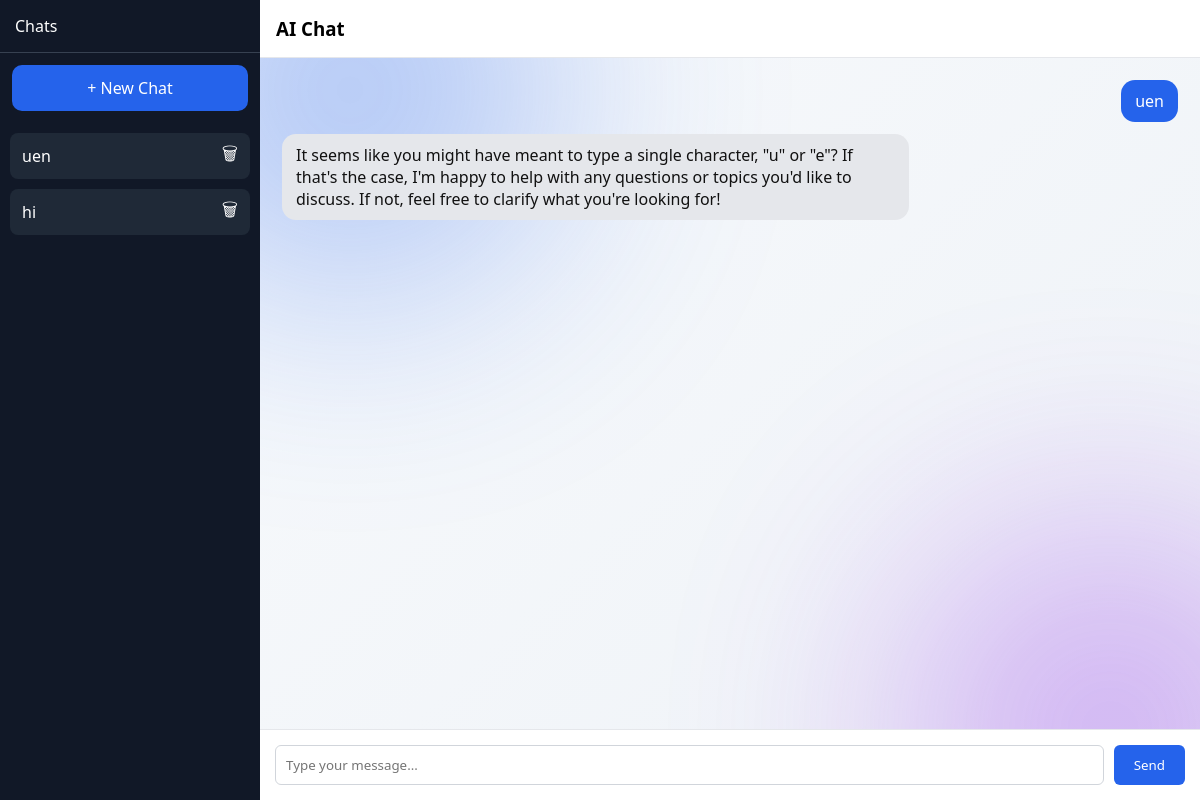
/?chat=24, run on the app's committed database.
### ai_bot/models.py (models this page shows, shortened)
class Conversation(models.Model):
    title = models.CharField(max_length=255)
    created_at = models.DateTimeField(auto_now_add=True)

class Message(models.Model):
    conversation = models.ForeignKey(
        Conversation,
        on_delete=models.CASCADE,
        related_name="messages"
    )
    user_message = models.TextField()
    bot_response = models.TextField()
    created_at = models.DateTimeField(auto_now_add=True)

### ai_bot/views.py (the view, shortened to what this page needs)
# urls.py: path('', views.chatBot),
def chatBot(request):
    chat_id = request.GET.get("chat")
    new_chat = request.GET.get("new")
    delete_chat = request.GET.get("delete")
    if delete_chat:
        Conversation.objects.filter(id=delete_chat).delete()
        return redirect("/")
    conversation = None
    messages = []
    conversations = Conversation.objects.all().order_by("-created_at")
    if chat_id:
        try:
            conversation = Conversation.objects.get(id=chat_id)
            messages = Message.objects.filter(conversation=conversation).order_by("created_at")
        except Conversation.DoesNotExist:
            conversation = None
    return render(
        request,
        "index.html",
        {
            "messages": messages,
            "conversations": conversations,
            "current_conversation": conversation
        }
    )

### ai_bot/templates/index.html (shortened to what this page needs)
{% load static %}
<!doctype html>
<html>
<head>
</head>
<body>
<div class="sidebar" id="sidebar">
<div class="sidebar-header">
<span>Chats</span>
</div>
<div class="new-chat">
<a href="/?new=true">+ New Chat</a>
</div>
<div class="chat-history">
{% for chat in conversations %}
<div class="chat-item">
<a href="/?chat={{chat.id}}">
{{ chat.title|slice:":22" }}{% if chat.title|length > 22 %}...{% endif %}
</a>
<a class="delete-btn" href="/?delete={{chat.id}}">🗑</a>
</div>
{% endfor %}
</div>
</div>
<div class="chat-container">
<div class="chat-header">
<h3>AI Chat</h3>
</div>
<div class="messages" id="messages">
{% for msg in messages %}
<div class="message user">
<div class="bubble">
{{msg.user_message}}
</div>
</div>
<div class="message bot">
<div class="bubble">
{{msg.bot_response}}
</div>
</div>
{% endfor %}
</div>
<form method="POST" class="chat-input">
<input type="text" name="message" placeholder="Type your message..." required>
<button type="submit">Send</button>
</form>
</div>
</body>
</html>

### ai_bot/templates/index.html (style rules this page uses)
* { margin:0; padding:0; box-sizing:border-box; font-family:system-ui,Arial; }
body { display:flex; height:100vh; background:#f3f4f6; overflow:hidden; }
.sidebar { width:260px; background:#111827; color:white; display:flex; flex-direction:column; transition:.3s; }
.sidebar-header { padding:15px; border-bottom:1px solid #374151; display:flex; justify-content:space-between; align-items:center; }
.new-chat { background:#2563eb; margin:12px; padding:12px; border-radius:10px; text-align:center; transition:.25s; font-weight:500; }
.new-chat a { color:white; text-decoration:none; }
.chat-history { flex:1; overflow-y:auto; padding:10px; }
.chat-item { position:relative; background:#1f2937; padding:12px 40px 12px 12px; border-radius:8px; margin-bottom:10px; transition:.25s; }
.chat-item a { color:white; text-decoration:none; }
.delete-btn { position:absolute; right:12px; top:50%; transform:translateY(-50%); color:#ef4444; font-size:18px; text-decoration:none; cursor:pointer; }
.chat-container { flex:1; display:flex; flex-direction:column; position:relative; overflow:hidden; background:linear-gradient(135deg,#f8fafc,#eef2f7); }
.chat-container::before, .chat-container::after { content:""; position:absolute; width:420px; height:420px; border-radius:50%; filter:blur(120px); opacity:.35; animation:float 18s infinite alternate; }
.chat-container::before { background:#2563eb; top:-120px; left:-120px; }
.chat-container::after { background:#9333ea; bottom:-140px; right:-120px; animation-delay:6s; }
.chat-header { padding:16px; background:white; border-bottom:1px solid #e5e7eb; display:flex; align-items:center; gap:12px; z-index:1; }
.messages { flex:1; padding:22px; overflow-y:auto; display:flex; flex-direction:column; gap:12px; z-index:1; }
.message { display:flex; }
.message.user { justify-content:flex-end; }
.message.bot { justify-content:flex-start; }
.bubble { padding:10px 14px; border-radius:14px; max-width:70%; width:fit-content; word-wrap:break-word; animation:fadeIn .25s ease; }
.user .bubble { background:#2563eb; color:white; }
.bot .bubble { background:#e5e7eb; color:#111; }
.chat-input { padding:15px; background:white; border-top:1px solid #e5e7eb; display:flex; gap:10px; z-index:1; }
.chat-input input { flex:1; padding:10px; border:1px solid #d1d5db; border-radius:6px; outline:none; }
.chat-input button { background:#2563eb; color:white; border:none; padding:10px 20px; border-radius:6px; cursor:pointer; transition:.2s; }

### data on the page
Conversation: title "uen"
Conversation: title "hi"
Message: user_message "uen", bot_response "It seems like you might have meant to type a single character, \"u\" or \"e\"? If that's the case, I'm happy to help with any questions or topics you'd like to discuss. If not, feel free to clarify what you're looking for!"
